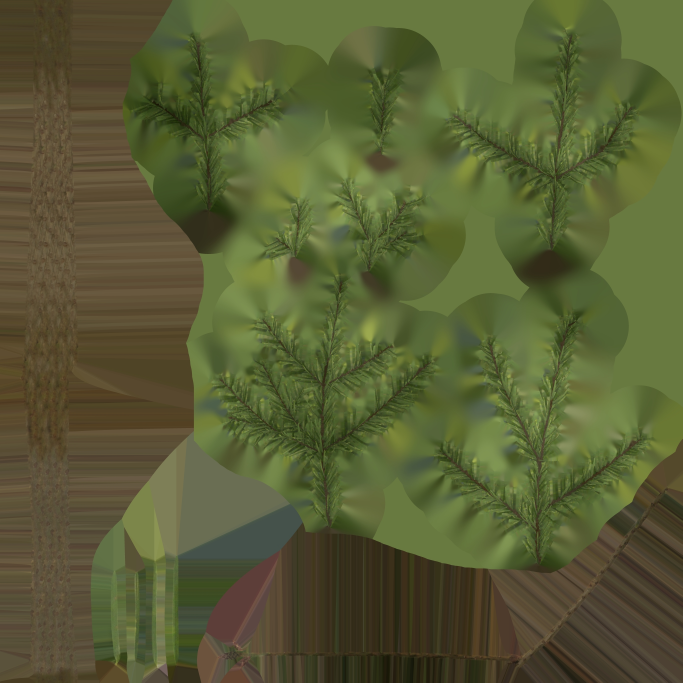
#> input picture source_assets/polyhaven/maps/fir_tree_01/fir_tree_01_twig_diff_2k.jpg, 2048 x 2048 px, found by its file name (shown at 1/3 size); its folder holds 3 pictures in this run
$ python make_conifer_cards.py
#> lines starting #> are read from the running program, lines starting #| are printed output that depends on the picture; after the words box and inside, x2 and y2 are one past the last pixel; in counts of white or black regions, pixels touching at a corner belong together
"""Generate the conifer branch cards used by the roadside trees, from scanned fir twigs.

Each card shows one branch seen from above: the base on the left and the tip on the right.
Both are built from the scanned twigs in Poly Haven's CC0 "Fir Tree 01" (Rob Tuytel, Rico
Cilliers). Each twig is cut out of the atlas with its colour, alpha and OpenGL normal map,
scaled and rotated onto a main stem, and its normals are rotated with it.

- The live branch uses the needle sprays. Twigs low on the branch sit in shade and are
  darker; the tip is lighter new growth.
- The dead branch, for the bare lower trunk, uses the atlas's bare stem, weathered grey.

Cards are built at twice the size and scaled down for soft edges. Colour bleeds into the
transparent pixels so mipmaps do not darken the edges.

Usage, from the repository root:
    python3 -I tools/assets/fetch_polyhaven.py tools/assets/conifer_scan_assets.json
    python3 -I tools/make_conifer_cards.py
"""

import math
import pathlib
import random

import numpy as np
from PIL import Image, ImageFilter
from scipy import ndimage

SOURCE = pathlib.Path("source_assets/polyhaven/maps/fir_tree_01")
FOLDER = pathlib.Path("game/features/environments/industrial_loop/art/conifer")
WIDTH, HEIGHT = 1024, 512
SCALE = 2
SEED = 20261030
ALBEDO_SCALE = 0.7
TINT = np.array([0.92, 1.0, 1.0])
WEATHERED = np.array([1.45, 1.4, 1.35])
DEAD_WIDTH, DEAD_HEIGHT = 512, 256
STEM_COLOUR = np.array([0.17, 0.13, 0.085])


def load_atlas() -> tuple:
    def read(name: str, mode: str) -> np.ndarray:
        path = SOURCE / f"fir_tree_01_twig_{name}_2k.jpg"
        return np.asarray(Image.open(path).convert(mode)).astype(np.float32) / 255.0
    colour = read("diff", "RGB")
    alpha = read("alpha", "L")
#> call 2 of read, with name = 'alpha', mode = 'L'
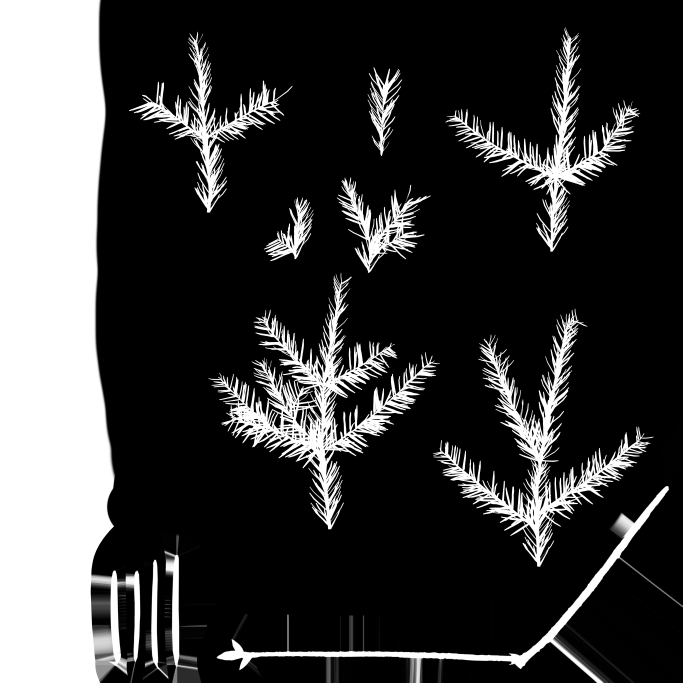
#> input picture source_assets/polyhaven/maps/fir_tree_01/fir_tree_01_twig_alpha_2k.jpg, 2048 x 2048 px, found by its file name (shown at 1/3 size)
    normal = read("nor_gl", "RGB") * 2.0 - 1.0
#> call 3 of read, with name = 'nor_gl', mode = 'RGB'
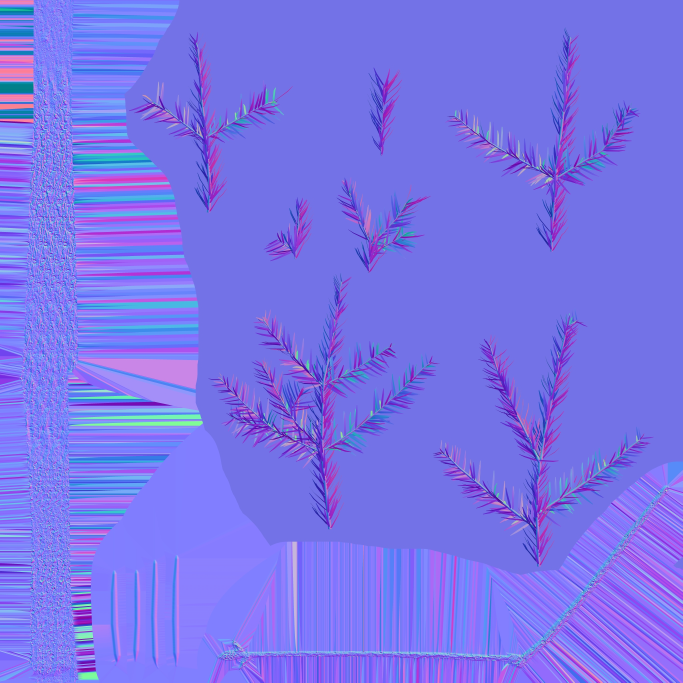
#> input picture source_assets/polyhaven/maps/fir_tree_01/fir_tree_01_twig_nor_gl_2k.jpg, 2048 x 2048 px, found by its file name (shown at 1/3 size)
    return colour, alpha, normal


def label_atlas(alpha: np.ndarray) -> np.ndarray:
    labels, _ = ndimage.label(ndimage.binary_closing(alpha > 0.5, iterations=6))
    return labels


def find_sprays(colour: np.ndarray, alpha: np.ndarray, normal: np.ndarray,
                labels: np.ndarray) -> list:
    sprays = []
    for index, box in enumerate(ndimage.find_objects(labels), start=1):
        region = labels[box] == index
        height = box[0].stop - box[0].start
        width = box[1].stop - box[1].start
        mean = colour[box][region].mean(axis=0)
        if region.sum() < 10000 or height > 3.0 * width or mean[1] <= mean[0]:
            continue
        keep = ndimage.binary_dilation(region, iterations=3)
        spray_alpha = alpha[box] * keep
        rows = np.nonzero((spray_alpha > 0.5).any(axis=1))[0]
        bottom = rows.max()
        base_x = np.nonzero(spray_alpha[max(0, bottom - 12):bottom + 1] > 0.5)[1].mean()
        base = np.array([base_x, float(bottom)])
        ys, xs = np.nonzero(spray_alpha > 0.5)
        tip = np.array([xs.mean(), ys.mean()])
        axis = (tip - base) / np.linalg.norm(tip - base)
        length = float(np.max(-(ys - base[1]) * 1.0))
        sprays.append({"colour": colour[box], "alpha": spray_alpha, "normal": normal[box],
                       "base": base, "axis": axis, "length": max(length, 1.0)})
    return sprays


def find_stem(colour: np.ndarray, alpha: np.ndarray, normal: np.ndarray,
              labels: np.ndarray) -> dict:
    best = None
    for index, box in enumerate(ndimage.find_objects(labels), start=1):
        region = labels[box] == index
        width = box[1].stop - box[1].start
        mean = colour[box][region].mean(axis=0)
        if mean[0] > mean[1] and (best is None or width > best[2]):
            best = (index, box, width)
    index, box, _ = best
    stem_alpha = alpha[box] * ndimage.binary_dilation(labels[box] == index, iterations=3)
    ys, xs = np.nonzero(stem_alpha > 0.5)
    left = xs < xs.min() + 0.25 * (xs.max() - xs.min())
    slope, intercept = np.polyfit(xs[left], ys[left], 1)
    on_line = np.abs(ys - (slope * xs + intercept)) < 30
    tip_x = float(xs[on_line].min()) + 110.0
    node_x = float(xs[on_line].max()) - 170.0
    rows, columns = np.mgrid[0:stem_alpha.shape[0], 0:stem_alpha.shape[1]]
    keep = ((np.abs(rows - (slope * columns + intercept)) < 24)
            & (columns > tip_x) & (columns < node_x))
    piece = colour[box]
    brown = (piece[..., 0] - piece[..., 2]) > 0.04
    cleaned = np.clip((stem_alpha - 0.3) / 0.4, 0.0, 1.0) * keep * brown
    parts, count = ndimage.label(cleaned > 0.5)
    sizes = ndimage.sum(cleaned > 0.5, parts, range(1, count + 1))
    largest = np.isin(parts, 1 + np.nonzero(sizes >= 0.15 * sizes.max())[0])
    largest = ndimage.binary_dilation(largest, iterations=2)
    base = np.array([tip_x, slope * tip_x + intercept])
    tip = np.array([node_x, slope * node_x + intercept])
    return {"colour": colour[box], "alpha": cleaned * largest, "normal": normal[box],
            "base": base, "axis": (tip - base) / np.linalg.norm(tip - base),
            "length": float(np.linalg.norm(tip - base))}


class Canvas:
    def __init__(self, width: int, height: int) -> None:
        self.colour = np.zeros((height, width, 3), np.float32)
        self.alpha = np.zeros((height, width), np.float32)
        self.normal = np.zeros((height, width, 3), np.float32)
        self.normal[..., 2] = 1.0

    def over(self, region: tuple, colour: np.ndarray, alpha: np.ndarray,
             normal: np.ndarray) -> None:
        a = alpha[..., None]
        self.colour[region] = colour * a + self.colour[region] * (1.0 - a)
        self.normal[region] = normal * a + self.normal[region] * (1.0 - a)
        self.alpha[region] = alpha + self.alpha[region] * (1.0 - alpha)


def place(canvas: Canvas, spray: dict, base: np.ndarray, direction: np.ndarray,
          length: float, mirror: bool, brightness: np.ndarray, weathered: bool = False,
          thickness: float = 1.0) -> None:
    scale = length / spray["length"]
    angle = math.atan2(direction[1], direction[0]) - math.atan2(spray["axis"][1],
                                                                spray["axis"][0])
    rotation = np.array([[math.cos(angle), -math.sin(angle)],
                         [math.sin(angle), math.cos(angle)]])
    axis = spray["axis"]
    reflect = 2.0 * np.outer(axis, axis) - np.eye(2) if mirror else np.eye(2)
    along = np.outer(axis, axis)
    stretch = along + thickness * (np.eye(2) - along)
    forward = rotation @ reflect @ stretch * scale
    inverse = np.linalg.inv(forward)
    height, width = spray["alpha"].shape
    corners = np.array([[0, 0], [width, 0], [0, height], [width, height]], np.float32)
    placed = (forward @ (corners - spray["base"]).T).T + base
    low = np.floor(placed.min(axis=0)).astype(int)
    high = np.ceil(placed.max(axis=0)).astype(int)
    low = np.maximum(low, 0)
    high = np.minimum(high, [canvas.alpha.shape[1], canvas.alpha.shape[0]])
    if np.any(high <= low):
        return
    gx, gy = np.meshgrid(np.arange(low[0], high[0]), np.arange(low[1], high[1]))
    offsets = np.stack([gx - base[0], gy - base[1]])
    source = np.tensordot(inverse, offsets, axes=1) + spray["base"][:, None, None]
    coords = [source[1], source[0]]
    alpha = ndimage.map_coordinates(spray["alpha"], coords, order=1, cval=0.0)
    if alpha.max() <= 0.0:
        return
    colour = np.stack([ndimage.map_coordinates(spray["colour"][..., c], coords, order=1)
                       for c in range(3)], axis=-1)
    normal = np.stack([ndimage.map_coordinates(spray["normal"][..., c], coords, order=1,
                                               cval=0.0) for c in range(3)], axis=-1)
    image_xy = np.stack([normal[..., 0], -normal[..., 1]], axis=-1)
    turned = image_xy @ (rotation @ reflect).T
    normal = np.dstack([turned[..., 0], -turned[..., 1], normal[..., 2]])
    region = (slice(low[1], high[1]), slice(low[0], high[0]))
    if weathered:
        grey = colour @ np.array([0.2126, 0.7152, 0.0722])
        colour = colour * 0.45 + grey[..., None] * 0.55
    canvas.over(region, colour * brightness * ALBEDO_SCALE, alpha, normal)


def draw_stem(canvas: Canvas, start: np.ndarray, end: np.ndarray, rng: random.Random) -> None:
    height, width = canvas.alpha.shape
    ys = np.arange(height, dtype=np.float32)
    columns = int(end[0]) - int(start[0])
    noise = np.array([rng.random() for _ in range(columns)])
    shades = 0.85 + 0.3 * np.convolve(noise, np.ones(9) / 9.0, mode="same")
    for x in range(int(start[0]), int(end[0])):
        t = (x - start[0]) / (end[0] - start[0])
        centre = start[1] + (end[1] - start[1]) * t
        radius = (9.0 - 6.5 * t) * SCALE / 2.0 + 1.0
        offset = (ys - centre) / radius
        inside = np.abs(offset) < 1.0
        if not inside.any():
            continue
        cover = np.clip((1.0 - np.abs(offset)) * radius, 0.0, 1.0) * inside
        shade = shades[x - int(start[0])]
        roundness = np.sqrt(np.clip(1.0 - offset ** 2, 0.0, 1.0))
        colour = STEM_COLOUR[None, :] * shade * (0.75 + 0.25 * roundness)[:, None]
        normal = np.stack([np.zeros_like(offset), -offset,
                           np.sqrt(np.clip(1.0 - offset ** 2, 0.0, 1.0))], axis=-1)
        canvas.over((slice(None), slice(x, x + 1)), colour[:, None, :],
                    cover[:, None], normal[:, None, :])


def build_branch(sprays: list, rng: random.Random) -> Canvas:
    width, height = WIDTH * SCALE, HEIGHT * SCALE
    canvas = Canvas(width, height)
    start = np.array([24.0 * SCALE, height / 2.0])
    end = np.array([width - 40.0 * SCALE, height / 2.0 - 14.0 * SCALE])
    draw_stem(canvas, start, end, rng)
    by_size = sorted(sprays, key=lambda spray: spray["length"])
    large, small = by_size[len(by_size) // 2:], by_size[:len(by_size) // 2 + 1]

    def point(t: float) -> np.ndarray:
        return start + (end - start) * t

    t, side = 0.03, 1.0
    while t < 0.88:
        sides = (side, -side) if rng.random() < 0.6 else (side,)
        for this_side in sides:
            reach = (0.95 - 0.5 * t) * 215.0 * SCALE * rng.uniform(0.8, 1.1)
            angle = math.radians(rng.uniform(32.0, 55.0)) * this_side
            direction = np.array([math.cos(angle), -math.sin(angle)])
            shade = TINT * (0.7 + 0.3 * t) * rng.uniform(0.9, 1.05)
            place(canvas, rng.choice(large), point(t), direction, reach, rng.random() < 0.5,
                  shade)
        t += rng.uniform(0.03, 0.05)
        side = -side
    t = 0.05
    while t < 0.85:
        reach = (0.65 - 0.3 * t) * 200.0 * SCALE * rng.uniform(0.8, 1.1)
        angle = math.radians(rng.uniform(8.0, 30.0)) * (1.0 if rng.random() < 0.5 else -1.0)
        direction = np.array([math.cos(angle), -math.sin(angle)])
        shade = TINT * (0.85 + 0.2 * t) * rng.uniform(0.92, 1.05)
        place(canvas, rng.choice(small), point(t), direction, reach, rng.random() < 0.5,
              shade)
        t += rng.uniform(0.05, 0.07)
    tip_shade = TINT * np.array([1.08, 1.06, 1.0]) * 1.05
    tip_base = point(0.78)
    place(canvas, by_size[-1], tip_base, np.array([1.0, -0.06]) / math.hypot(1.0, 0.06),
          (end[0] - tip_base[0]) * 1.08, False, tip_shade)
    return canvas


def build_deadwood(stem: dict, rng: random.Random) -> Canvas:
    width, height = DEAD_WIDTH * SCALE, DEAD_HEIGHT * SCALE
    canvas = Canvas(width, height)
    start = np.array([10.0 * SCALE, height / 2.0])
    direction = np.array([1.0, 0.03]) / math.hypot(1.0, 0.03)
    length = 0.94 * width
    shade = WEATHERED * rng.uniform(0.95, 1.05)
    place(canvas, stem, start, direction, length, False, shade, True, 2.0)
    t, side = 0.18, 1.0
    while t < 0.82:
        reach = (0.32 - 0.2 * t) * width * rng.uniform(0.8, 1.1)
        angle = math.radians(rng.uniform(28.0, 50.0)) * side
        twig = np.array([math.cos(angle), -math.sin(angle)])
        place(canvas, stem, start + direction * length * t, twig, reach, rng.random() < 0.5,
              WEATHERED * rng.uniform(0.85, 1.05), True, 2.2)
        t += rng.uniform(0.12, 0.2)
        side = -side
    return canvas


def save_card(canvas: Canvas, name: str) -> tuple:
    coverage = downsample(canvas.alpha)
    premultiplied = downsample(canvas.colour * canvas.alpha[..., None])
    rgb = premultiplied / np.maximum(coverage[..., None], 1e-4)
    blurred = np.asarray(Image.fromarray(np.uint8(np.clip(premultiplied, 0, 1) * 255))
                         .filter(ImageFilter.GaussianBlur(6))).astype(np.float32) / 255.0
    weight = np.asarray(Image.fromarray(np.uint8(coverage * 255))
                        .filter(ImageFilter.GaussianBlur(6))).astype(np.float32) / 255.0
    bled = blurred / np.maximum(weight[..., None], 1e-3)
    rgb = np.where(coverage[..., None] > 0.02, rgb, bled)
    out = np.dstack([np.clip(rgb, 0, 1), coverage]) * 255.0
    FOLDER.mkdir(parents=True, exist_ok=True)
    Image.fromarray(np.uint8(np.round(out)), "RGBA").save(FOLDER / f"{name}_diff.png")
    normal_out = downsample(canvas.normal)
    normal_out /= np.maximum(np.linalg.norm(normal_out, axis=2, keepdims=True), 1e-6)
    encoded = np.uint8(np.round((normal_out * 0.5 + 0.5) * 255.0))
    Image.fromarray(encoded, "RGB").save(FOLDER / f"{name}_nor_gl.png")
    solid = coverage > 0.5
    return float((coverage > 0.35).mean()), np.round(rgb[solid].mean(axis=0) * 255).astype(int)


def downsample(values: np.ndarray) -> np.ndarray:
    height, width = values.shape[:2]
    shaped = values.reshape(height // SCALE, SCALE, width // SCALE, SCALE, *values.shape[2:])
    return shaped.mean(axis=(1, 3))


def main() -> None:
    rng = random.Random(SEED)
    colour, alpha, normal = load_atlas()
    labels = label_atlas(alpha)
#> in label_atlas, `labels, _ = ndimage.label(ndimage.binary_closing(alpha > 0.5, iteratio..`:
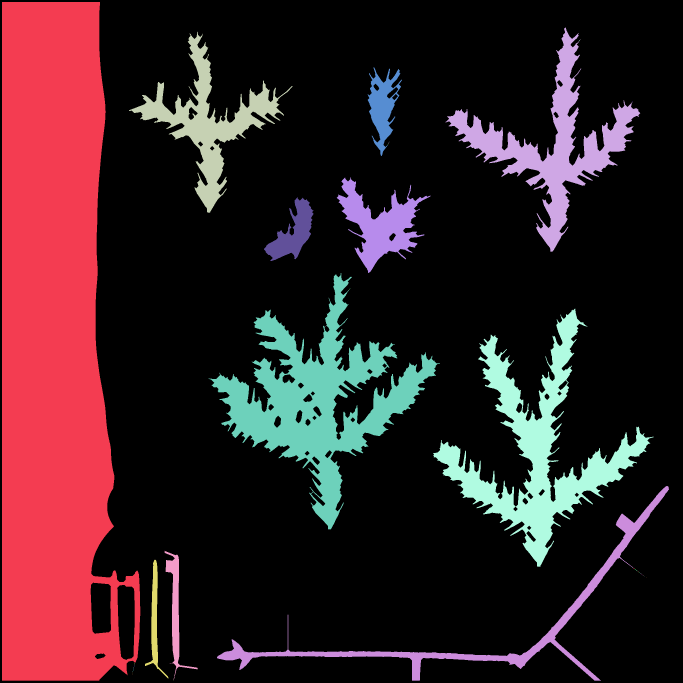
#> labels: shape (2048, 2048) int32 (shown at 1/3 size); 59 distinct labels, from 0 to 58; one colour per label, 0 black
    sprays = find_sprays(colour, alpha, normal, labels)
#> the loop in find_sprays, `for index, box in enumerate(ndimage.find_objects(labels), start=1):` made 58 passes
#> (region, height, width, mean) on passes 4, 7, 8, 9, 10, 11, 12, 17: ([True, True], 2, 1, [0.329, 0.388, 0.22]), ([True, True], 2, 1, [0.245, 0.312, 0.143]), ([True, True], 2, 1, [0.337, 0.404, 0.206]), ([True, True], 2, 1, [0.357, 0.422, 0.224]), ([True, True], 2, 1, [0.341, 0.412, 0.208]), ([True, True], 2, 1, [0.335, 0.414, 0.196]), ([True, True], 2, 1, [0.324, 0.402, 0.184]), ([True], 1, 1, [0.345, 0.424, 0.216])
#> pass 1, in find_sprays, `region = labels[box] == index`:
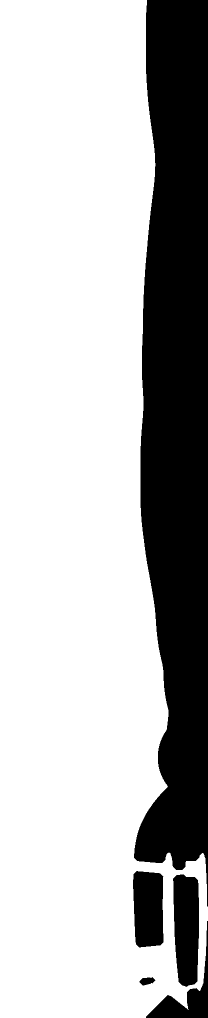
#> region: shape (2036, 415) bool (shown at 1/2 size); 73.3% white; 5 black regions, box (x1, y1, x2, y2) and area: (268, 0, 415, 1813) 201134, (346, 1749, 398, 1974) 10103, (266, 1742, 327, 1895) 8481, (292, 1842, 415, 2036) 5259, (279, 1954, 311, 1971) 352
#> after the loop in find_sprays, `for index, box in enumerate(ndimage.find_objects(labels), start=1):`: sprays = 7 items
#> sprays = 7 items
    coverage, mean = save_card(build_branch(sprays, rng), "conifer_branch")
#> the loop in build_branch, `while t < 0.88:` made 21 passes
#> pass 1, in place, `normal = np.dstack([turned[..., 0], -turned[..., 1], normal[..., 2]])`:
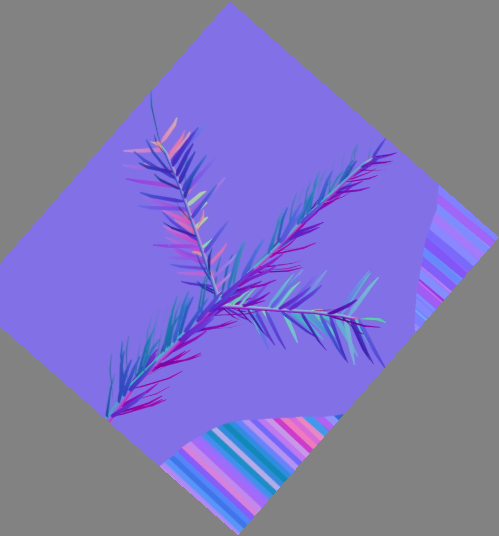
#> normal: shape (536, 499, 3) float64; mean of channels 0, 1, 2 -0.0112, -0.0802, 0.413; drawn with min black and max white
#> in save_card, `solid = coverage > 0.5`:
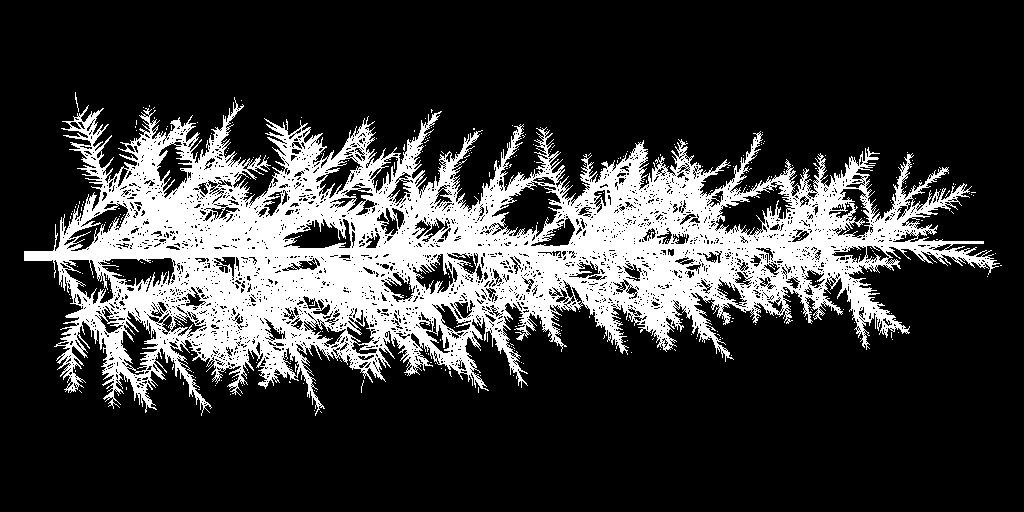
#> solid: shape (512, 1024) bool; 22.3% white; 330 white regions (328 under 20 px), largest, box (x1, y1, x2, y2) and area: (24, 97, 1000, 416) 116371, (75, 92, 79, 112) 24
    print(f"wrote {FOLDER}/conifer_branch_diff.png and _nor_gl.png ({WIDTH}x{HEIGHT}) "
          f"from {len(sprays)} scanned sprays; coverage {coverage:.3f}; "
          f"mean colour {mean.tolist()}")
#| wrote game/features/environments/industrial_loop/art/conifer/conifer_branch_diff.png and _nor_gl.png (1024x512) from 7 scanned sprays; coverage 0.244; mean colour [38, 49, 24]
    stem = find_stem(colour, alpha, normal, labels)
#> the loop in find_stem, `for index, box in enumerate(ndimage.find_objects(labels), start=1):` made 58 passes
    coverage, mean = save_card(build_deadwood(stem, rng), "conifer_deadwood")
#> the loop in build_deadwood, `while t < 0.82:` made 4 passes
#> pass 1, in place (call 50), `normal = np.dstack([turned[..., 0], -turned[..., 1], normal[..., 2]])`:
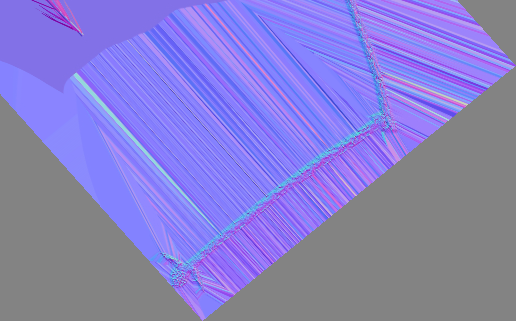
#> normal: shape (321, 516, 3) float64; mean of channels 0, 1, 2 0.0406, -0.0205, 0.564; drawn with min black and max white
    print(f"wrote {FOLDER}/conifer_deadwood_diff.png and _nor_gl.png "
          f"({DEAD_WIDTH}x{DEAD_HEIGHT}); coverage {coverage:.3f}; mean colour {mean.tolist()}")
#| wrote game/features/environments/industrial_loop/art/conifer/conifer_deadwood_diff.png and _nor_gl.png (512x256); coverage 0.068; mean colour [56, 50, 39]


if __name__ == "__main__":
    main()
